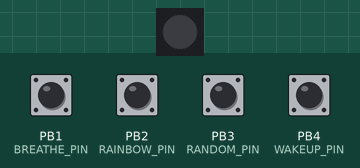
This sketch was run on a simulated ATtiny85, built with avr-gcc and run on an emulated ATtiny85. Shown: 1 RGB LEDs in strip order, left to right. Inputs (shaded band) come from the test bench; at power-on: PB1 (BREATHE_PIN), PB2 (RAINBOW_PIN), PB3 (RANDOM_PIN), PB4 (WAKEUP_PIN) HIGH. Dim RGB values are drawn brighter than linear; sleep ends after the set time or at an interrupt.

Above: at 5.0 s.
5.1 s: PB3 (RANDOM_PIN) pulled LOW for 0.15 s
At 7.2 s:
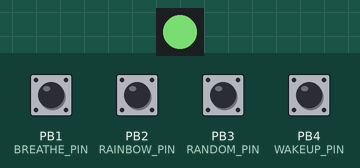
8.1 s: PB2 (RAINBOW_PIN) pulled LOW for 0.15 s
At 10.3 s:
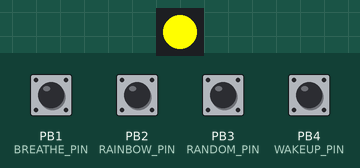
10.6 s: PB3 (RANDOM_PIN) pulled LOW for 1 s
At 12.6 s:
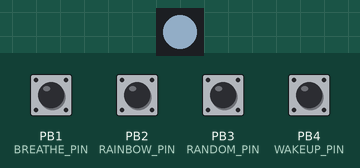
13.7 s: PB2 (RAINBOW_PIN) pulled LOW for 1 s
At 15.9 s:
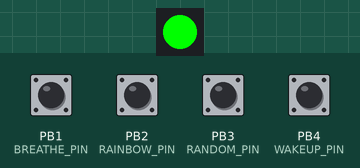
16.6 s: PB1 (BREATHE_PIN) pulled LOW for 0.15 s
At 16.82 s:
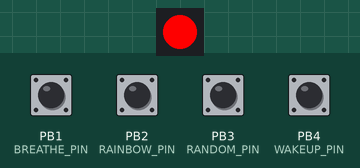
19.6 s: PB2 (RAINBOW_PIN) pulled LOW for 0.15 s
At 22.6 s:
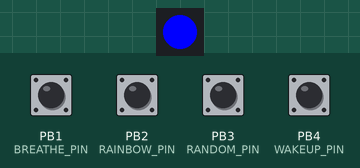
Timing chart, 0 to 34.0 s (numbered marks = the images above; inputs shaded):
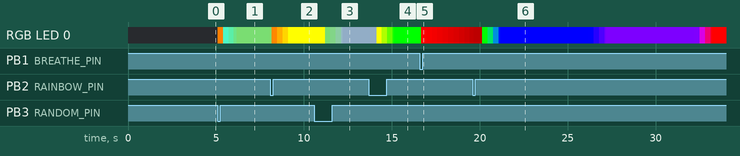

Measured:
- after the input at 5.1 s, RGB LED 0: off → RGB(255, 126, 0) at once, → RGB(71, 229, 183) 0.30 s later, → RGB(76, 199, 141) 0.31 s later, → RGB(81, 168, 100) 0.31 s later, … (5 changes in this stretch)
- after the input at 10.6 s, RGB LED 0: RGB(255, 254, 0) → RGB(83, 151, 78) after 0.60 s, → RGB(80, 131, 83) 0.31 s later, → RGB(76, 111, 89) 0.31 s later, → RGB(72, 90, 95) 0.31 s later, … (5 changes in this stretch)
- after the input at 13.7 s, RGB LED 0: RGB(71, 84, 96) → RGB(252, 254, 0) after 0.43 s, → RGB(176, 254, 0) 0.31 s later, → RGB(99, 254, 0) 0.31 s later, → RGB(23, 254, 0) 0.31 s later, … (5 changes in this stretch)
- after the input at 16.6 s, RGB LED 0: RGB(0, 254, 0) → RGB(253, 0, 0) after 0.08 s, → RGB(235, 0, 0) 0.31 s later, → RGB(217, 0, 0) 0.31 s later, → RGB(199, 0, 0) 0.31 s later, … (10 changes in this stretch)

The sketch:

LadybugAttiny85.ino
```cpp
#include <LadybugActions.h>
#include <Bounce2.h>
#include <Adafruit_NeoPixel.h>
#include <avr/sleep.h>

#ifndef cbi
#define cbi(sfr, bit) (_SFR_BYTE(sfr) &= ~_BV(bit))
#endif
#ifndef sbi
#define sbi(sfr, bit) (_SFR_BYTE(sfr) |= _BV(bit))
#endif

enum color_mode {
  MODE_RAINBOW,
  MODE_BREATHE,
  MODE_RANDOM
};

#define LED_PIN 0
#define RANDOM_PIN 3
#define WAKEUP_PIN 4
#define RAINBOW_PIN 2
#define BREATHE_PIN 1

Adafruit_NeoPixel strip = Adafruit_NeoPixel(1, LED_PIN, NEO_GRB + NEO_KHZ800);
const long on_time = 35 * 60 * 1000L;
volatile long last_stop = 0L;
color_mode mode = MODE_RAINBOW;

Bounce rainbow_switch = Bounce();
Bounce breathe_switch = Bounce();
Bounce random_switch = Bounce();

Rainbow rainbow = Rainbow(&strip, 5000);
Breather breathe = Breather(&strip, 30);
FadeCycler randomizer = FadeCycler(&strip, 5000, 10);

ISR(PCINT0_vect) {
  last_stop = millis();
}

void powerDown () {
  cbi(ADCSRA, ADEN); // Turn off ADC
  set_sleep_mode(SLEEP_MODE_PWR_DOWN);
  sleep_bod_disable();
  sleep_mode();
  sbi(ADCSRA, ADEN); // Turn on ADC
}

void shutDown() {
  strip.setPixelColor(0, 0);
  strip.show();
  sbi(GIMSK, PCIE);  // Turn on Pin Change interrupt
  sbi(PCMSK, PCINT3); // Which pins are affected by the interrupt
  powerDown();
  cbi(GIMSK, PCIE);  // Turn on Pin Change interrupt
  cbi(PCMSK, PCINT3); // Which pins are affected by the interrupt
}

void setup() {
  pinMode(WAKEUP_PIN, INPUT_PULLUP);
  pinMode(RAINBOW_PIN, INPUT_PULLUP);
  pinMode(BREATHE_PIN, INPUT_PULLUP);
  pinMode(RANDOM_PIN, INPUT_PULLUP);
  rainbow_switch.attach(RAINBOW_PIN);
  rainbow_switch.interval(75);
  breathe_switch.attach(BREATHE_PIN);
  breathe_switch.interval(75);
  random_switch.attach(RANDOM_PIN);
  random_switch.interval(75);

  strip.begin();
  strip.setBrightness(255);
  sei();             // Enable interrupts.
  shutDown();        // Start in powered-off state, ready to be woken by power button.
}

void loop() {
  if (last_stop + on_time <= millis()) {
    shutDown();
  }
  rainbow_switch.update();
  breathe_switch.update();
  random_switch.update();
  // Debouncing this is a little more complicated because it is also the wakeup pin.
  if (digitalRead(WAKEUP_PIN) == LOW) {
    if (last_stop + 1000 <= millis()) {
      while (digitalRead(WAKEUP_PIN) == LOW)
        delay(25);
      shutDown();
    }
  }
  if (rainbow_switch.read() == LOW) {
    last_stop = millis();
    mode = MODE_RAINBOW;
  }
  if (breathe_switch.read() == LOW) {
    breathe.cycle();
    last_stop = millis();
    mode = MODE_BREATHE;
  }
  if (random_switch.read() == LOW) {
    randomSeed(micros());
    last_stop = millis();
    mode = MODE_RANDOM;
  }
  switch (mode) {
    case MODE_RAINBOW:
      rainbow.update();
      break;
    case MODE_BREATHE:
      breathe.update();
      break;
    case MODE_RANDOM:
      randomizer.update();
      break;
  }
}
```
